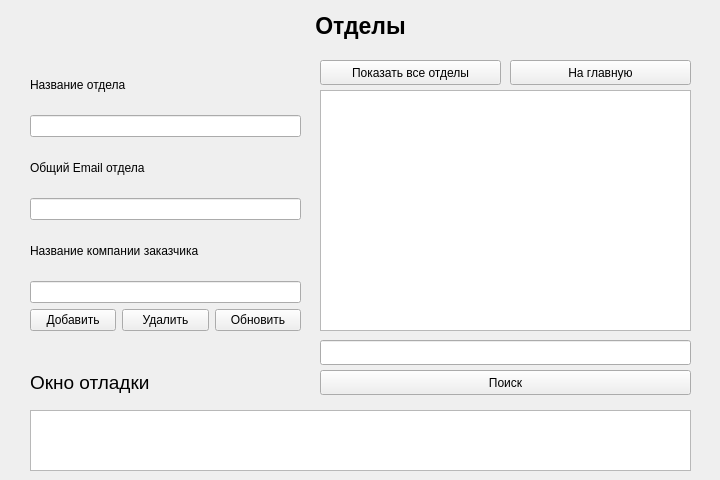
<?xml version="1.0" encoding="UTF-8"?>
<ui version="4.0">
 <class>comand</class>
 <widget class="QWidget" name="comand">
  <property name="geometry">
   <rect>
    <x>0</x>
    <y>0</y>
    <width>720</width>
    <height>480</height>
   </rect>
  </property>
  <property name="windowTitle">
   <string>Form</string>
  </property>
  <widget class="QPushButton" name="btnBack">
   <property name="geometry">
    <rect>
     <x>510</x>
     <y>60</y>
     <width>181</width>
     <height>25</height>
    </rect>
   </property>
   <property name="text">
    <string>На главную</string>
   </property>
  </widget>
  <widget class="QPushButton" name="btnSelectAll">
   <property name="geometry">
    <rect>
     <x>320</x>
     <y>60</y>
     <width>181</width>
     <height>25</height>
    </rect>
   </property>
   <property name="text">
    <string>Показать все отделы</string>
   </property>
  </widget>
  <widget class="QWidget" name="layoutWidget">
   <property name="geometry">
    <rect>
     <x>30</x>
     <y>60</y>
     <width>271</width>
     <height>271</height>
    </rect>
   </property>
   <layout class="QGridLayout" name="gridLayout">
    <item row="3" column="0">
     <widget class="QLabel" name="label_22">
      <property name="text">
       <string>Общий Email отдела</string>
      </property>
     </widget>
    </item>
    <item row="5" column="0">
     <widget class="QLabel" name="label_23">
      <property name="text">
       <string>Название компании заказчика</string>
      </property>
     </widget>
    </item>
    <item row="7" column="0">
     <layout class="QGridLayout" name="gridLayout_2">
      <item row="0" column="0">
       <widget class="QPushButton" name="btnAdd">
        <property name="text">
         <string>Добавить</string>
        </property>
       </widget>
      </item>
      <item row="0" column="2">
       <widget class="QPushButton" name="btnUpdate">
        <property name="text">
         <string>Обновить</string>
        </property>
       </widget>
      </item>
      <item row="0" column="1">
       <widget class="QPushButton" name="btnDelete">
        <property name="text">
         <string>Удалить</string>
        </property>
       </widget>
      </item>
     </layout>
    </item>
    <item row="4" column="0">
     <widget class="QLineEdit" name="leComandEmail"/>
    </item>
    <item row="0" column="0">
     <widget class="QLabel" name="label_21">
      <property name="text">
       <string>Название отдела</string>
      </property>
     </widget>
    </item>
    <item row="2" column="0">
     <widget class="QLineEdit" name="leComandName"/>
    </item>
    <item row="6" column="0">
     <widget class="QLineEdit" name="leCompanyName"/>
    </item>
   </layout>
  </widget>
  <widget class="QLabel" name="label">
   <property name="geometry">
    <rect>
     <x>10</x>
     <y>10</y>
     <width>701</width>
     <height>31</height>
    </rect>
   </property>
   <property name="font">
    <font>
     <pointsize>17</pointsize>
     <weight>75</weight>
     <bold>true</bold>
    </font>
   </property>
   <property name="text">
    <string>Отделы</string>
   </property>
   <property name="alignment">
    <set>Qt::AlignCenter</set>
   </property>
  </widget>
  <widget class="QTableWidget" name="twComand">
   <property name="geometry">
    <rect>
     <x>320</x>
     <y>90</y>
     <width>371</width>
     <height>241</height>
    </rect>
   </property>
  </widget>
  <widget class="QLineEdit" name="leComandNameSearch">
   <property name="geometry">
    <rect>
     <x>320</x>
     <y>340</y>
     <width>371</width>
     <height>25</height>
    </rect>
   </property>
   <property name="inputMask">
    <string extracomment="Введите ФИО Ученика для поиска"/>
   </property>
  </widget>
  <widget class="QPushButton" name="btnSearch">
   <property name="geometry">
    <rect>
     <x>320</x>
     <y>370</y>
     <width>371</width>
     <height>25</height>
    </rect>
   </property>
   <property name="text">
    <string>Поиск</string>
   </property>
  </widget>
  <widget class="QLabel" name="label_2">
   <property name="geometry">
    <rect>
     <x>30</x>
     <y>370</y>
     <width>291</width>
     <height>25</height>
    </rect>
   </property>
   <property name="font">
    <font>
     <pointsize>14</pointsize>
    </font>
   </property>
   <property name="text">
    <string>Окно отладки</string>
   </property>
  </widget>
  <widget class="QTextEdit" name="teComand">
   <property name="geometry">
    <rect>
     <x>30</x>
     <y>410</y>
     <width>661</width>
     <height>61</height>
    </rect>
   </property>
  </widget>
 </widget>
 <resources/>
 <connections/>
</ui>
